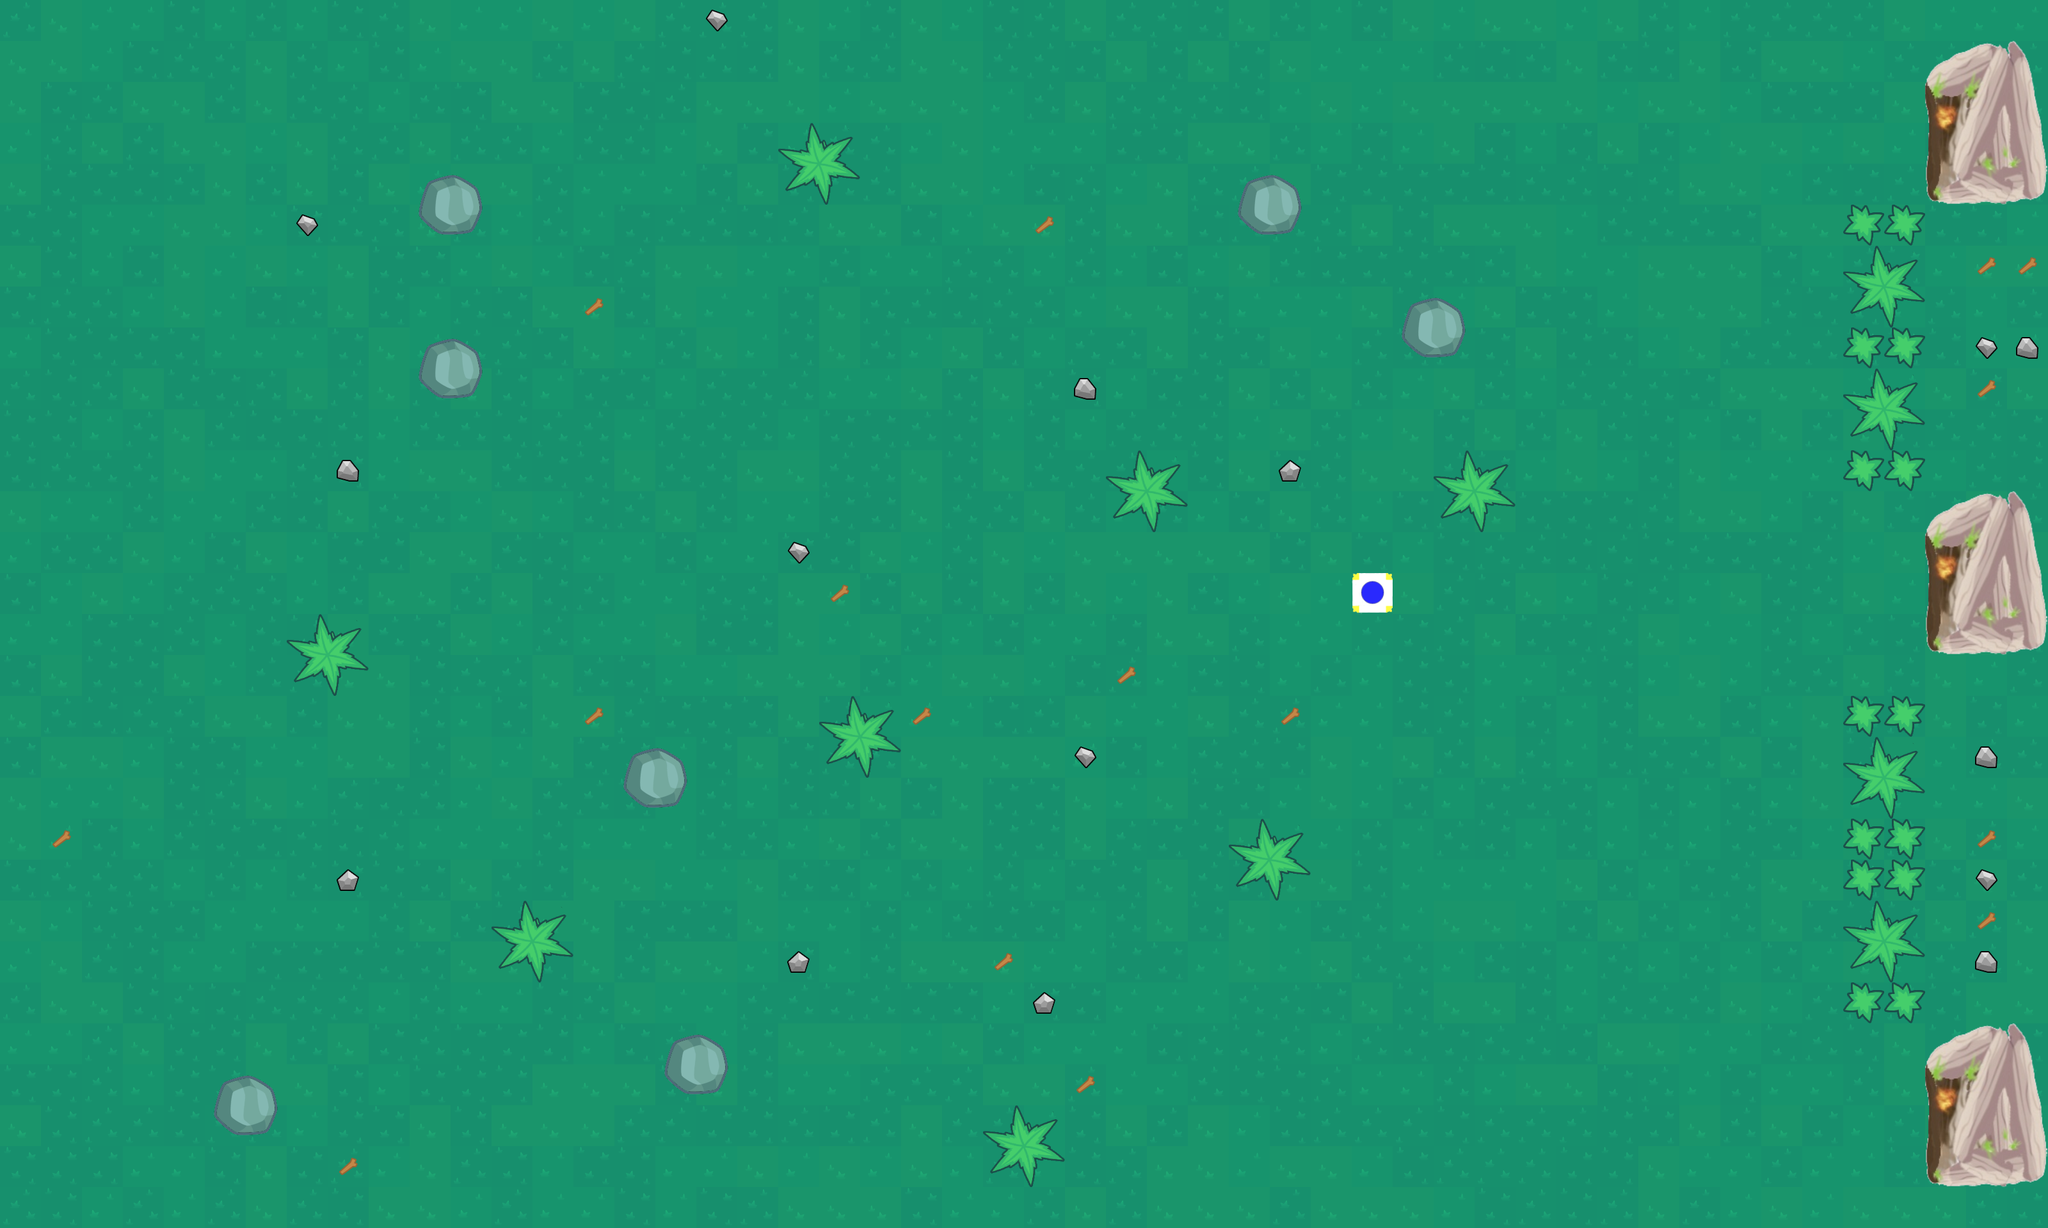

This game map was drawn from its Tiled (.tmx) file and the tilesets committed beside it. A one-line description and the trimmed map source follow:
An orthogonal 50x30 tile map with 64x64 px tiles, 2 tile layers (Слой тайлов 1, Слой тайлов 2), 6 tilesets and 30 objects (26x wall, 2x mob, mob_s, player).

<map version="1.5" tiledversion="1.5.0" orientation="orthogonal" renderorder="right-down" width="50" height="30" tilewidth="64" tileheight="64" infinite="0" nextlayerid="8" nextobjectid="187">
 <tileset firstgid="1" source="Rock.tsx" />
 <tileset firstgid="5" source="Palm.tsx" />
 <tileset firstgid="9" source="bush.tsx" />
 <tileset firstgid="10" source="spritesheet_tiles1.tsx" />
 <tileset firstgid="550" source="Пещера.tsx" />
 <tileset firstgid="562" source="машина.tsx" />
 <layer id="1" name="Слой тайлов 1" width="50" height="30">
  <data>[1500 cells, 1500 non-empty, 4 distinct tile ids]</data>
 </layer>
 <layer id="6" name="Слой тайлов 2" width="50" height="30">
  <data>[1500 cells, 158 non-empty, 26 distinct tile ids]</data>
 </layer>
 <objectgroup id="7" name="Слой объектов 1">
  <object id="149" name="wall" x="3068.9" y="3.53163" width="124.685" height="309.692">
   <polygon points="0,0 124.685,0 124.685,309.692 0,309.692" />
  </object>
  <object id="150" name="wall" x="3015.97" y="15.1202" width="110.019" height="97.6456">
   <polygon points="0,0 110.019,0 110.019,97.6456 0,97.6456" />
  </object>
  <object id="151" name="wall" x="3012.11" y="219.715" width="110.019" height="89.6456">
   <polygon points="0,0 110.019,0 110.019,89.6456 0,89.6456" />
  </object>
  <object id="160" name="wall" x="3066.05" y="772.427" width="124.685" height="309.692">
   <polygon points="0,0 124.685,0 124.685,309.692 0,309.692" />
  </object>
  <object id="161" name="wall" x="3013.12" y="784.015" width="110.019" height="97.6456">
   <polygon points="0,0 110.019,0 110.019,97.6456 0,97.6456" />
  </object>
  <object id="162" name="wall" x="3009.26" y="988.61" width="110.019" height="89.6456">
   <polygon points="0,0 110.019,0 110.019,89.6456 0,89.6456" />
  </object>
  <object id="163" name="wall" x="3069.08" y="1611.82" width="124.685" height="309.692">
   <polygon points="0,0 124.685,0 124.685,309.692 0,309.692" />
  </object>
  <object id="164" name="wall" x="3016.15" y="1623.41" width="110.019" height="97.6456">
   <polygon points="0,0 110.019,0 110.019,97.6456 0,97.6456" />
  </object>
  <object id="165" name="wall" x="3012.29" y="1828" width="110.019" height="89.6456">
   <polygon points="0,0 110.019,0 110.019,89.6456 0,89.6456" />
  </object>
  <object id="166" name="mob" x="3025.42" y="1750.67" width="34" height="32" />
  <object id="167" name="mob" x="3022.39" y="923.394" width="34" height="32" />
  <object id="168" name="mob_s" x="3019.36" y="144.606" width="34" height="32" />
  <object id="169" name="wall" x="2888" y="324" width="116" height="440" />
  <object id="170" name="wall" x="2892" y="1092" width="108" height="516" />
  <object id="171" name="player" x="2114" y="896" width="61.3333" height="63.3333" />
  <object id="172" name="wall" x="668" y="296" width="64" height="60" />
  <object id="173" name="wall" x="664" y="554" width="64" height="60" />
  <object id="174" name="wall" x="476" y="994" width="64" height="60" />
  <object id="175" name="wall" x="804" y="1454" width="64" height="60" />
  <object id="176" name="wall" x="356" y="1698" width="64" height="60" />
  <object id="177" name="wall" x="1060" y="1650" width="64" height="60" />
  <object id="178" name="wall" x="992" y="1186" width="64" height="60" />
  <object id="179" name="wall" x="1320" y="1118" width="64" height="60" />
  <object id="180" name="wall" x="1244" y="218" width="64" height="60" />
  <object id="181" name="wall" x="1760" y="734" width="64" height="60" />
  <object id="182" name="wall" x="1952" y="1302" width="64" height="60" />
  <object id="183" name="wall" x="1568" y="1770" width="64" height="60" />
  <object id="184" name="wall" x="2212" y="494" width="64" height="60" />
  <object id="185" name="wall" x="2272" y="726" width="64" height="60" />
  <object id="186" name="wall" x="1952" y="278" width="64" height="60" />
 </objectgroup>
</map>
